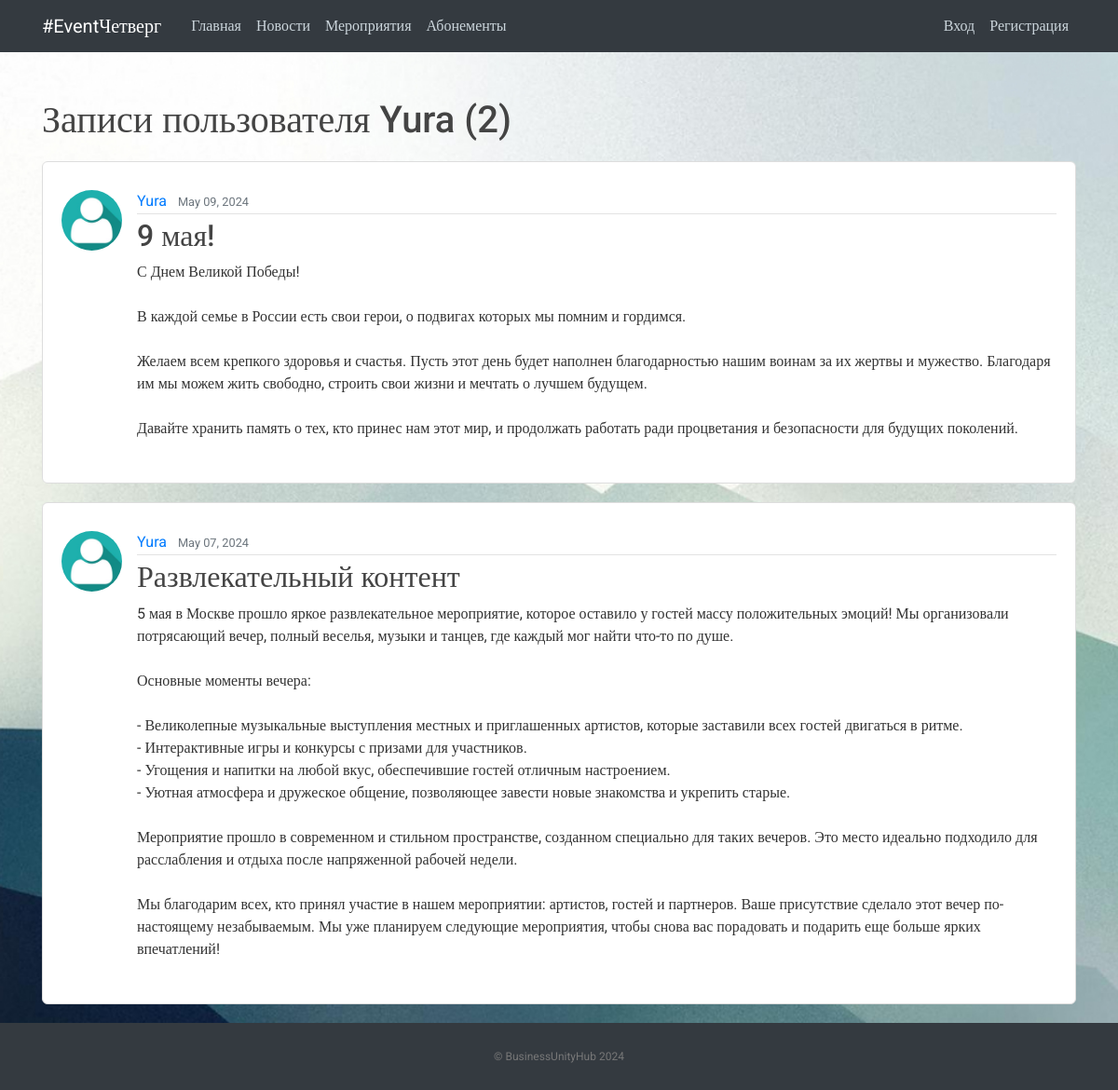
The app's page /user/Yura with its own data.
### vkr/models.py (models this page shows, shortened)
class Post(models.Model):
    title = models.CharField(max_length=100)
    content = models.TextField()
    date_posted = models.DateTimeField(default=timezone.now)
    author = models.ForeignKey(User, on_delete=models.CASCADE)

### users/models.py (models this page shows, shortened)
class Profile(models.Model):
    user = models.OneToOneField(User, on_delete=models.CASCADE)
    image = models.ImageField(default='default.jpg', upload_to='profile_pics')

### vkr/views.py (the view)
# urls.py: path('user/<str:username>', UserPostListView.as_view(), name='user-posts'),
class UserPostListView(ListView):
    model = Post
    template_name = 'vkr/user_posts.html'
    context_object_name = 'posts'
    paginate_by = 5
    def get_queryset(self):
        user = get_object_or_404(User, username=self.kwargs.get('username'))
        return Post.objects.filter(author=user).order_by('-date_posted')

### vkr/templates/vkr/user_posts.html (shortened to what this page needs)
{% extends "vkr/base.html" %}
{% block content %}
    <h1 class="mb-3">Записи пользователя {{ view.kwargs.username }} ({{ page_obj.paginator.count }})</h1>
    {% for post in posts %}
        <article class="media content-section">
          <img class="rounded-circle article-img" src="{{ post.author.profile.image.url }}">
          <div class="media-body">
            <div class="article-metadata">
              <a class="mr-2" href="{% url 'user-posts' post.author.username %}">{{ post.author }}</a>
              <small class="text-muted">{{ post.date_posted|date:"F d, Y" }}</small>
            </div>
            <h2><a class="article-title" href="{% url 'post-detail' post.id %}">{{ post.title }}</a></h2>
            <p class="article-content">{{ post.content }}</p>
          </div>
        </article>
    {% endfor %}
{% endblock content %}

### static/main.css (style rules this page uses)
body, html { width:100%; height:100% }
body { margin:0; padding:0; background: #fafafa; color: #333333; margin-top: 5rem; font-family:Roboto; background-image: url("./images/bg.jpg"); background-repeat: no-repeat; background-size: cover; background-attachment: fixed; }
h1, h2, h3, h4, h5, h6 { color: #444444; }
.content-section { background: #ffffff; padding: 30px 20px; border: 1px solid #dddddd; border-radius: 6px; margin: 20px auto; }
.article-title { color: #444444; }
.article-content { white-space: pre-line; }
.article-img { height: 65px; width: 65px; margin-right: 16px; }
.article-metadata { padding-bottom: 1px; margin-bottom: 4px; border-bottom: 1px solid #e3e3e3 }

### records on screen
Post: author.profile.image (placeholder picture), author "Yura", date_posted "May 09, 2024", title "9 мая!", content "С Днем Великой Победы! В каждой семье в России есть свои герои, о подвигах которых мы помним и гордимся. Желаем всем крепкого здоровья и счастья. Пусть этот день будет наполнен благодарностью нашим воинам за их жертвы и мужество. Благодаря им мы можем жить свободно, строить свои жизни и мечтать о лучшем будущем. Давайте хранить память о тех, кто принес нам этот мир, и продолжать работать ради процветания и безопасности для будущих поколений."
Post: author.profile.image (placeholder picture), author "Yura", date_posted "May 07, 2024", title "Развлекательный контент", content "5 мая в Москве прошло яркое развлекательное мероприятие, которое оставило у гостей массу положительных эмоций! Мы организовали потрясающий вечер, полный веселья, музыки и танцев, где каждый мог найти что-то по душе. Основные моменты вечера: - Великолепные музыкальные выступления местных и приглашенных артистов, которые заставили всех гостей двигаться в ритме. - Интерактивные игры и конкурсы с призами для участников. - Угощения и напитки на любой вкус, обеспечившие гостей отличным настроением. - Уютная атмосфера и дружеское общение, позволяющее завести новые знакомства и укрепить старые. Мероприятие прошло в современном и стильном пространстве, созданном специально для таких вечеров. Это…"

### other values on screen
{{ view.kwargs.username }} "Yura"
{{ page_obj.paginator.count }} "2"
